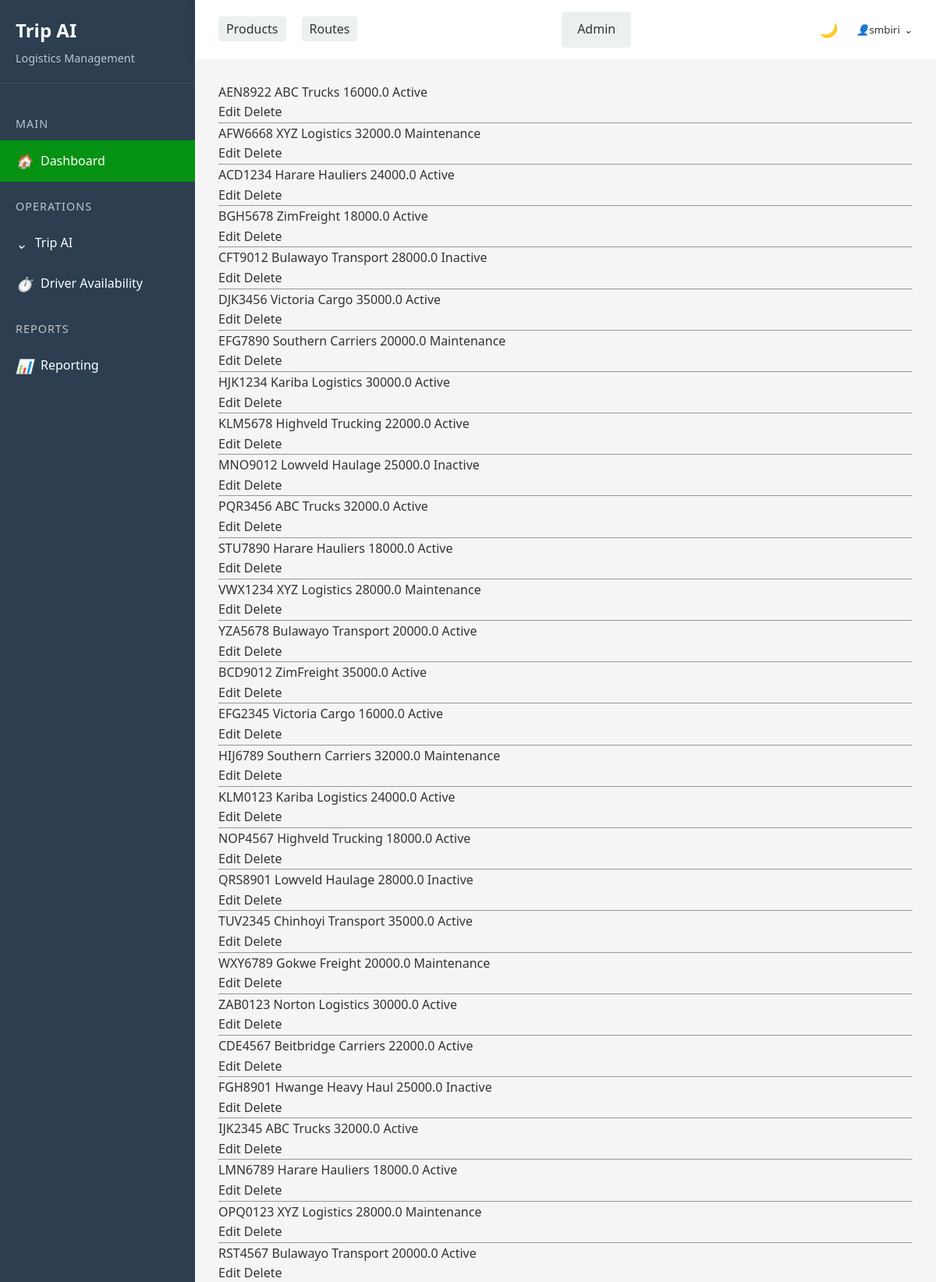
The page /app/truck/ (signed in, upper part) on the database its author committed.
### triplog/models.py (models this page shows, shortened)
class Truck(models.Model):
    plate_number = models.CharField(max_length=7, unique=True)
    capacity_kg = models.FloatField()
    truck_company = models.ForeignKey(TruckCompany, on_delete=models.CASCADE, related_name="trucks")
    status = models.CharField(max_length=50, choices=[("Active", "Active"),("In Use", "In Use"),("Maintenance", "Maintenance")])
    def get_absolute_url(self):
        return reverse("truck_detail", kwargs={"pk": self.pk})

class TruckCompany(models.Model):
    name = models.CharField(max_length=255)
    contact = models.CharField(max_length=20)
    email = models.CharField(max_length=30)
    address = models.CharField(max_length=255)
    def __str__(self):
        return self.name

### triplog/views.py (the view)
# urls.py: path("truck/", TruckListView.as_view(), name="truck_list"),
class TruckListView(LogisticsReadOnlyMixin, ListView):
    model = Truck
    template_name = "truck/truck_list.html"

### triplog/templatetags/user_groups.py (called while the page is built)
@register.filter
def is_clerk_or_manager(user):
    if not user.is_authenticated:
        return False
    return user.groups.filter(name__in=['clerks', 'managers']).exists()

### triplog/utils/permissions.py (called while the page is built)
def is_clerk(user):
    return user.groups.filter(name='clerks').exists()

def is_clerk_or_manager(user):
    return is_clerk(user) or is_manager(user)

    def test_func(self):
        return is_clerk_or_manager(self.request.user)

### templates/truck/truck_list.html (shortened to what this page needs)
{% extends 'base.html' %}
{% block content %}
{% for truck in truck_list %}
<div>
    <a href="{{ truck.get_absolute_url }}">{{ truck.plate_number }}</a>
    <span>{{ truck.truck_company }}</span> <span>{{ truck.capacity_kg }}</span> <span>{{ truck.status }}</span>
</div>
<a href="{% url 'truck_edit' truck.pk %}">Edit</a>
<a href="{% url 'truck_delete' truck.pk %}">Delete</a>
<hr>
{% endfor %}
{% endblock %}

### templates/base.html (shortened to what this page needs)
{% load static %}
{% load user_groups %}
<!DOCTYPE html>
<html lang="en">
<head>
    <link rel="stylesheet" href="{% static 'css/style.css' %}">
</head>
<body>
    <div class="container">
        {% if user.is_authenticated %}
        <aside class="sidebar">
            <div onclick="window.location.href='/';" style="cursor: pointer;" class="sidebar-header">
                <h2>Trip AI</h2>
                <p>Logistics Management</p>
            </div>
            <div class="sidebar-menu">
                {% if user|is_clerk_or_manager %}
                <div class="menu-category">Main</div>
                <div class="menu-item active" onclick="window.location.href='/app'">
                    <i class="icon-home"></i>
                    <span>Dashboard</span>
                </div>
                {% endif %}
                <div class="menu-category">Operations</div>
                {% if user|is_clerk_or_manager %}
                <div class="menu-item" onclick="toggleSubmenu('trip-ai-menu')">
                    <i class="icon-chevron"></i>
                    <span>Trip AI</span>
                </div>
                {% endif %}
                <div class="menu-item" onclick="navigateToDriverAvailability();">
                    <i class="icon-availability"></i>
                    <span>Driver Availability</span>
                </div>
                <div class="menu-category">Reports</div>
                <div class="menu-item" onclick="window.location.href='/app/reporting/';">
                    <i class="icon-reporting"></i>
                    <span>Reporting</span>
                </div>
            </div>
        </aside>
        {% endif %}
        <main class="main-content">
            <nav class="navbar">
                {% if user|is_clerk_or_manager %}
                <ul class="nav-links">
                    <li><a href="{% url 'product_list'  %}" class="btn btn-secondary">Products</a></li>
                    <li><a href="{% url 'route_list'  %}" class="btn btn-secondary">Routes</a></li>
                </ul>
                {% endif %}
                <a href="/admin" class="btn btn-secondary" target=" _blank">Admin</a>
                <div class="user-actions">
                    <div class="dark-mode-toggle" id="darkModeToggle">
                        <i class="icon-moon"></i>
                    </div>
                    <div class="user-dropdown">
                        <button class="dropdown-btn">
                            <i class="icon-user"></i>
                            {% if user.is_authenticated %}
                            {{ user.username }}
                            {% else %}
                            Guest
                            {% endif %}
                            <i class="icon-chevron"></i>
                        </button>
                    </div>
                </div>
            </nav>
            <div class="content-area" id="content-area">
                {% block content %}
                {% endblock %}
            </div>
        </main>
    </div>
</body>
</html>

### static/css/style.css (style rules this page uses)
:root { --primary-color: rgb(5, 146, 18); --secondary-color: rgb(6, 208, 1); --accent-color: rgb(155, 236, 0); --highlight-color: rgb(252, 0, 0); --dark-color: #2c3e50; --light-color: #ecf0f1; --text-color: #333; --bg-color: #f5f5f5; --card-bg: white; --footer-bg: var(--dark-color); --footer-text: white; }
* { margin: 0; padding: 0; box-sizing: border-box; font-family: 'Segoe UI', Tahoma, Geneva, Verdana, sans-serif; }
body { background-color: var(--bg-color); color: var(--text-color); line-height: 1.6; display: flex; flex-direction: column; min-height: 100vh; transition: background-color 0.3s, color 0.3s; }
a { text-decoration: none; color: inherit; }
.container { display: flex; flex: 1; }
.sidebar { width: 250px; background-color: var(--dark-color); color: white; padding: 20px 0; transition: all 0.3s; }
.sidebar-header { padding: 0 20px 20px; border-bottom: 1px solid rgba(255, 255, 255, 0.1); }
.sidebar-header h2 { font-size: 1.5rem; margin-bottom: 5px; }
.sidebar-header p { color: rgba(255, 255, 255, 0.7); font-size: 0.9rem; }
.sidebar-menu { padding: 20px 0; }
.menu-category { padding: 10px 20px; color: rgba(255, 255, 255, 0.7); font-size: 0.9rem; text-transform: uppercase; letter-spacing: 1px; margin-top: 10px; }
.menu-item { padding: 12px 20px; display: flex; align-items: center; cursor: pointer; transition: all 0.3s; }
.menu-item.active { background-color: var(--primary-color); }
.menu-item i { margin-right: 10px; font-size: 1.1rem; }
.main-content { flex: 1; display: flex; flex-direction: column; }
.navbar { background-color: var(--card-bg); padding: 15px 30px; display: flex; justify-content: space-between; align-items: center; box-shadow: 0 2px 10px rgba(0, 0, 0, 0.1); transition: background-color 0.3s; }
.nav-links { display: flex; list-style: none; }
.nav-links li { margin-right: 20px; }
.nav-links a { color: var(--text-color); font-weight: 500; padding: 5px 10px; border-radius: 4px; transition: all 0.3s; }
.user-actions { display: flex; align-items: center; gap: 15px; }
.dark-mode-toggle { display: flex; align-items: center; cursor: pointer; color: var(--text-color); }
.dark-mode-toggle i { margin-right: 5px; font-size: 1.1rem; }
.user-dropdown { position: relative; display: inline-block; }
.dropdown-btn { background-color: transparent; border: none; cursor: pointer; display: flex; align-items: center; color: var(--text-color); font-weight: 500; }
.dropdown-btn i { margin-left: 5px; }
.content-area { flex: 1; padding: 30px; background-color: var(--bg-color); transition: background-color 0.3s; }
.btn { padding: 10px 20px; border-radius: 4px; border: none; cursor: pointer; font-weight: 500; transition: all 0.3s; }
.btn-secondary { background-color: var(--light-color); color: var(--text-color); }
.icon-home::before { content: "🏠"; }
.icon-user::before { content: "👤"; }
.icon-availability::before { content: "⏱️"; }
.icon-reporting::before { content: "📊"; }
.icon-chevron::before { content: "⌄"; }
.icon-moon::before { content: "🌙"; }

### rows shown on the page
Truck: plate_number "AEN8922", truck_company "ABC Trucks", capacity_kg "16000.0", status "Active"
Truck: plate_number "AFW6668", truck_company "XYZ Logistics", capacity_kg "32000.0", status "Maintenance"
Truck: plate_number "ACD1234", truck_company "Harare Hauliers", capacity_kg "24000.0", status "Active"
Truck: plate_number "BGH5678", truck_company "ZimFreight", capacity_kg "18000.0", status "Active"
Truck: plate_number "CFT9012", truck_company "Bulawayo Transport", capacity_kg "28000.0", status "Inactive"
Truck: plate_number "DJK3456", truck_company "Victoria Cargo", capacity_kg "35000.0", status "Active"
Truck: plate_number "EFG7890", truck_company "Southern Carriers", capacity_kg "20000.0", status "Maintenance"
Truck: plate_number "HJK1234", truck_company "Kariba Logistics", capacity_kg "30000.0", status "Active"
Truck: plate_number "KLM5678", truck_company "Highveld Trucking", capacity_kg "22000.0", status "Active"
Truck: plate_number "MNO9012", truck_company "Lowveld Haulage", capacity_kg "25000.0", status "Inactive"
Truck: plate_number "PQR3456", truck_company "ABC Trucks", capacity_kg "32000.0", status "Active"
Truck: plate_number "STU7890", truck_company "Harare Hauliers", capacity_kg "18000.0", status "Active"
Truck: plate_number "VWX1234", truck_company "XYZ Logistics", capacity_kg "28000.0", status "Maintenance"
Truck: plate_number "YZA5678", truck_company "Bulawayo Transport", capacity_kg "20000.0", status "Active"
Truck: plate_number "BCD9012", truck_company "ZimFreight", capacity_kg "35000.0", status "Active"
Truck: plate_number "EFG2345", truck_company "Victoria Cargo", capacity_kg "16000.0", status "Active"
Truck: plate_number "HIJ6789", truck_company "Southern Carriers", capacity_kg "32000.0", status "Maintenance"
Truck: plate_number "KLM0123", truck_company "Kariba Logistics", capacity_kg "24000.0", status "Active"
Truck: plate_number "NOP4567", truck_company "Highveld Trucking", capacity_kg "18000.0", status "Active"
Truck: plate_number "QRS8901", truck_company "Lowveld Haulage", capacity_kg "28000.0", status "Inactive"
Truck: plate_number "TUV2345", truck_company "Chinhoyi Transport", capacity_kg "35000.0", status "Active"
Truck: plate_number "WXY6789", truck_company "Gokwe Freight", capacity_kg "20000.0", status "Maintenance"
Truck: plate_number "ZAB0123", truck_company "Norton Logistics", capacity_kg "30000.0", status "Active"
Truck: plate_number "CDE4567", truck_company "Beitbridge Carriers", capacity_kg "22000.0", status "Active"
Truck: plate_number "FGH8901", truck_company "Hwange Heavy Haul", capacity_kg "25000.0", status "Inactive"
Truck: plate_number "IJK2345", truck_company "ABC Trucks", capacity_kg "32000.0", status "Active"
Truck: plate_number "LMN6789", truck_company "Harare Hauliers", capacity_kg "18000.0", status "Active"
Truck: plate_number "OPQ0123", truck_company "XYZ Logistics", capacity_kg "28000.0", status "Maintenance"
Truck: plate_number "RST4567", truck_company "Bulawayo Transport", capacity_kg "20000.0", status "Active"

### other values the page prints
{{ user.username }} "smbiri"
